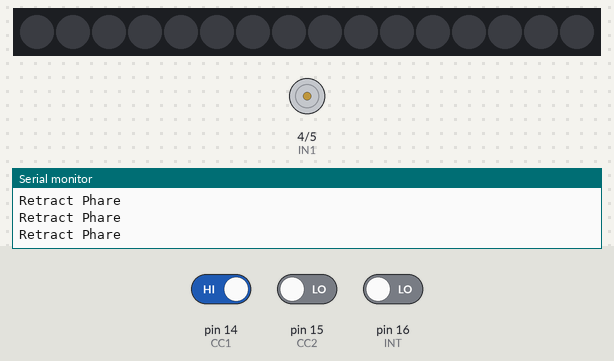
A sketch run on a simulated Arduino Uno, built with avr-gcc and run on an emulated ATmega328P. On the bench: 16 RGB LEDs in strip order, left to right, motor-driver pin pairs drawn as motors (green arrow = first pin HIGH = forward, orange = second pin HIGH = backward, longer = more drive, scaled by the enable pin), the last lines printed to the serial monitor. The inputs (shaded band) are chosen by the test bench; at power-on: pin 14 (CC1) HIGH, pin 16 (INT) LOW, pin 15 (CC2) LOW.

Above: at 2.8 s.
2.9 s: pin 14 (CC1) driven LOW
At 4.0 s:
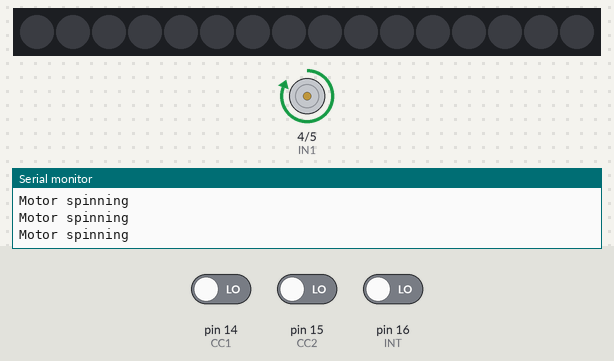
4.5 s: pin 14 (CC1) driven HIGH
At 5.7 s:
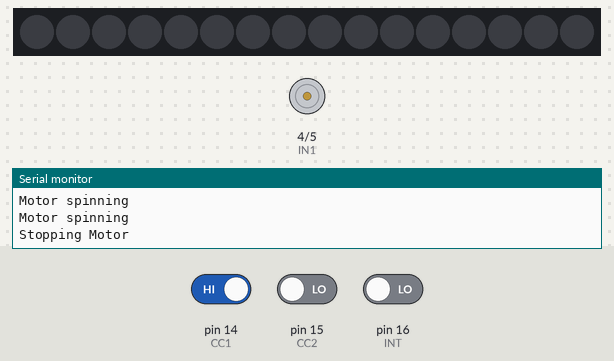
6.5 s: pin 16 (INT) driven HIGH
At 8.2 s:
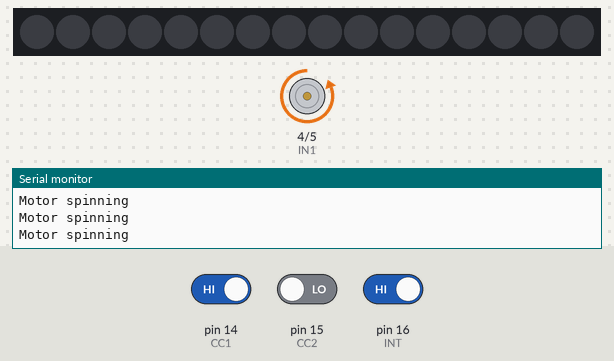
8.5 s: pin 15 (CC2) driven HIGH
At 9.06 s:
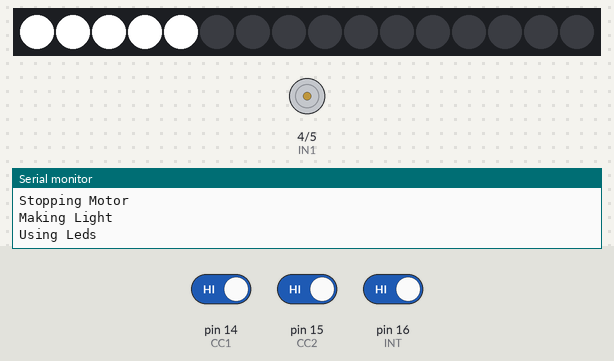
10.8 s: pin 16 (INT) driven LOW
At 12.0 s:
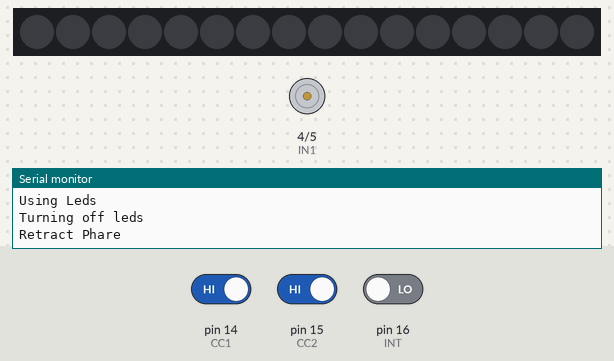
12.3 s: pin 14 (CC1) driven LOW and pin 15 (CC2) driven LOW
At 13.1 s:
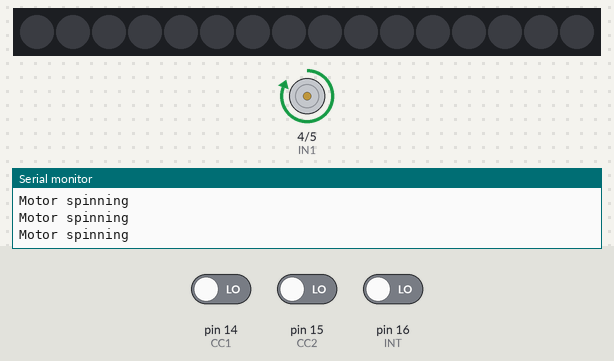
Timing chart, 0 to 15.3 s (numbered marks = the images above; inputs shaded):
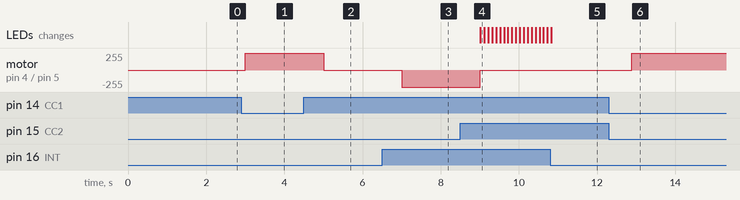

The sketch:

V1.ino
```cpp
#include <FastLED.h>

#define PWM         3
#define IN1         4
#define IN2         5
#define CC1         14
#define CC2         15
#define INT         16

#define BRIGHTNESS  255
#define COLOR       CRGB::White;
#define LED_PIN     6
#define LED_TYPE    WS2812
#define NB_LEDS     16
#define NB_LEDS_U   5
#define DELAY_LEDS  100

#define SPEED       255
#define RETRACT()   (turn(SPEED, HIGH))
#define DEPLOY()    (turn(SPEED, LOW))
#define STOP()      (analogWrite(PWM, 0))

CRGB    leds[NB_LEDS];

void turn(int speed, int side) {
  digitalWrite(IN1, side);
  digitalWrite(IN2, !side);
  analogWrite(PWM, speed);
}

void setup() {

  Serial.begin(9600);
  Serial.println("Init Phare");

  FastLED.addLeds<LED_TYPE, LED_PIN, GRB>(leds, NB_LEDS);
  FastLED.setBrightness(BRIGHTNESS);
  FastLED.clear();
  FastLED.show();

  pinMode(PWM, OUTPUT);
  pinMode(IN1, OUTPUT);
  pinMode(IN2, OUTPUT);

  pinMode(CC1, INPUT);
  pinMode(CC2, INPUT);
  pinMode(INT, INPUT);

}

void loop() {
  if (digitalRead(INT)) {

    // Phare need to deploy
    Serial.println("Deploy Phare");

    if (!digitalRead(CC2)) {
      DEPLOY();
      while (!digitalRead(CC2)) {
        Serial.println("Motor spinning");
        delay(50);
      }

      delay(500);
      Serial.println("Stopping Motor");
      STOP();
    }

    Serial.println("Making Light");
    int i = NB_LEDS - 1;
    for (int j = 0; j < NB_LEDS_U - 1; j++)
      leds[j] = COLOR;
    FastLED.show();

    while (digitalRead(INT)) {
        Serial.println("Using Leds");
        leds[i] = CRGB::Black;
        leds[(i + NB_LEDS_U) % NB_LEDS] = COLOR;
        i = (i + 1) % NB_LEDS;
        FastLED.show();
        delay(DELAY_LEDS);
      }

      Serial.println("Turning off leds");
      for (int j = 0; j < NB_LEDS_U; j++)
        leds[(i + j) % NB_LEDS] = CRGB::Black;
      FastLED.show();
      delay(50);

  } else {

  // Phare need to retract
  Serial.println("Retract Phare");

    if (!digitalRead(CC1)) {
      RETRACT();
      while (!digitalRead(CC1)) {
        Serial.println("Motor spinning");
        delay(50);
      }

      delay(500);
      Serial.println("Stopping Motor");
      STOP();
    }
  }

  delay(1000);
}
```

Measured:
- after the input at 2.9 s, motor on pin 4 (IN1) / pin 5 (IN2): stopped → forward 255/255 after 0.10 s
- after the input at 4.5 s, motor on pin 4 (IN1) / pin 5 (IN2): forward 255/255 → stopped after 0.51 s
- after the input at 6.5 s, motor on pin 4 (IN1) / pin 5 (IN2): stopped → backward 255/255 after 0.51 s
- after the input at 8.5 s, motor on pin 4 (IN1) / pin 5 (IN2): backward 255/255 → stopped after 0.51 s; the LEDs: change after 0.52 s (image 4)
- after the input at 10.8 s, the LEDs: change at once (image 5)
- after the input at 12.3 s, motor on pin 4 (IN1) / pin 5 (IN2): stopped → forward 255/255 after 0.58 s
